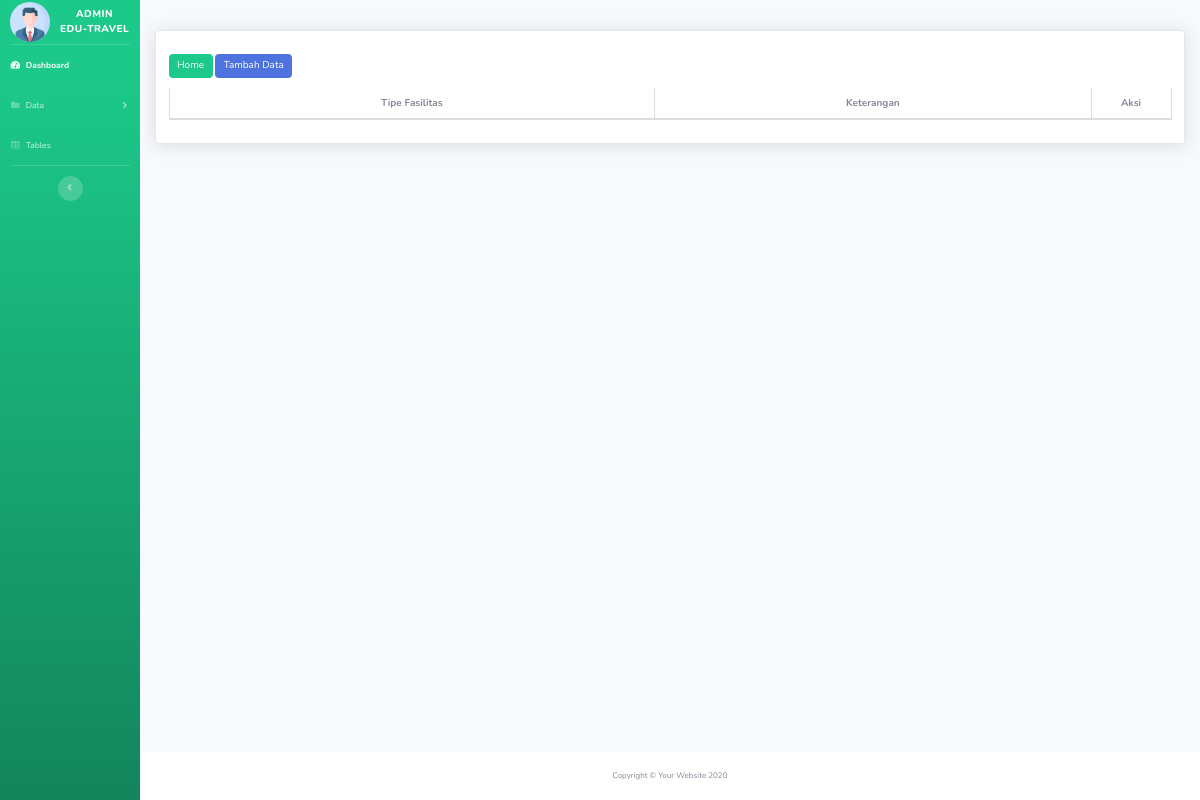
/travelling/admin_page/fasilitas/fasilitas.php, run on an earlier commit of the app's database.
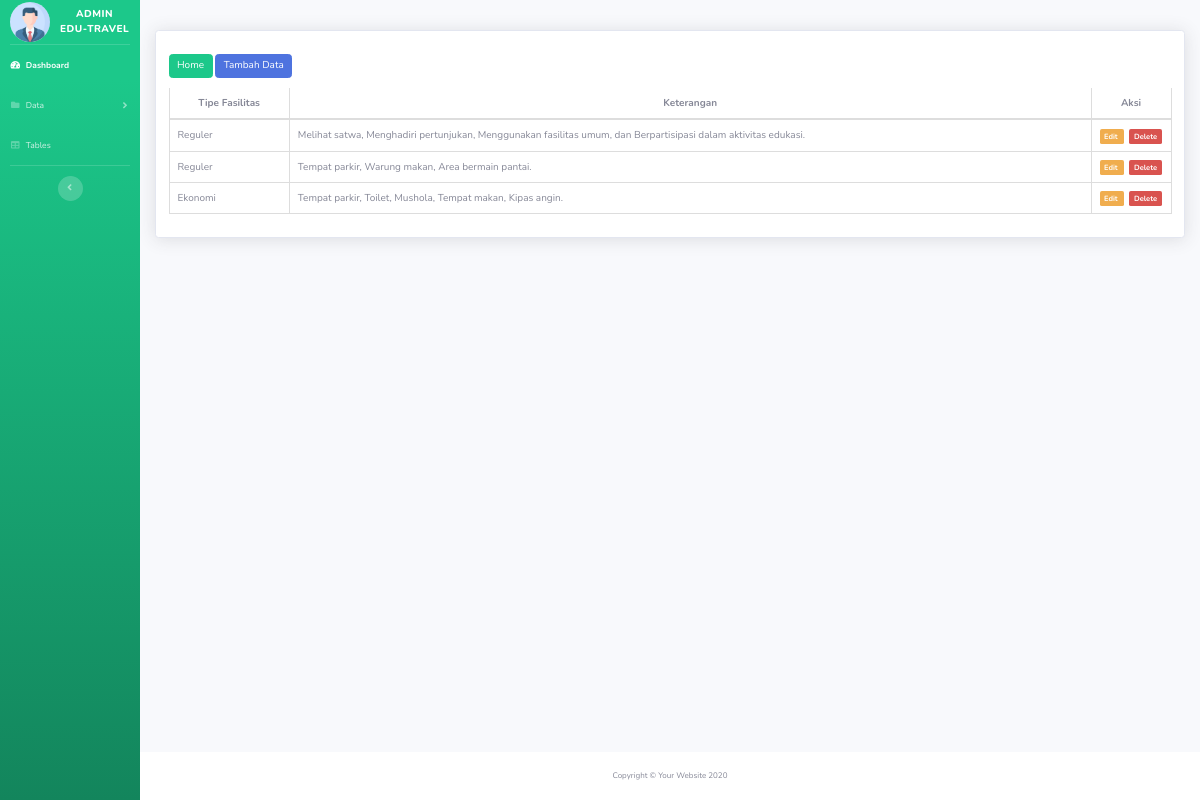
And on a later commit of the database.
### tables this page shows
CREATE TABLE `fasilitas` (
  `id_fasilitas` int(11) NOT NULL,
  `tipe` varchar(25) NOT NULL,
  `keterangan` varchar(500) NOT NULL
);

### travelling/admin_page/fasilitas/fasilitas.php (the view, shortened to what this page needs)
<!DOCTYPE html>
<html lang="en">
<head>
    <link href="vendor/fontawesome-free/css/all.min.css" rel="stylesheet" type="text/css">
    <link rel="stylesheet" href="https://maxcdn.bootstrapcdn.com/bootstrap/3.4.1/css/bootstrap.min.css">
    <link href="css/sb-admin-2.min.css" rel="stylesheet">
    <link href="vendor/datatables/dataTables.bootstrap4.min.css" rel="stylesheet">
</head>
<body id="page-top">
    <div id="wrapper">
        <ul class="navbar-nav bg-gradient-success sidebar sidebar-dark accordion" id="accordionSidebar">
            <a class="sidebar-brand d-flex align-items-center" href="index.php">
                <img src="img/adminprofile.png" style="width: 40px; border-radius: 50%; margin-right: 10px;">
                <div class="sidebar-brand-text">Admin <br>Edu-Travel</div>
            </a>
            <hr class="sidebar-divider my-0">
            <li class="nav-item active">
                <a class="nav-link" href="../index.php">
                    <i class="fas fa-fw fa-tachometer-alt"></i>
                    <span>Dashboard</span></a>
            </li>
            <li class="nav-item">
                <a class="nav-link collapsed" href="#" data-toggle="collapse" data-target="#collapsePages"
                    aria-expanded="true" aria-controls="collapsePages">
                    <i class="fas fa-fw fa-folder"></i>
                    <span>Data</span>
                </a>
            </li>
            <li class="nav-item">
                <a class="nav-link" href="../tables.php">
                    <i class="fas fa-fw fa-table"></i>
                    <span>Tables</span></a>
            </li>
            <hr class="sidebar-divider d-none d-md-block">
            <div class="text-center d-none d-md-inline">
                <button class="rounded-circle border-0" id="sidebarToggle"></button>
            </div>
        </ul>
        <div id="content-wrapper" class="d-flex flex-column">
            <div id="content">
                <div class="container">
                    <div class="card shadow mb-4 mt-5">
                        <div class="card-body">
                            <div class="table-responsive">
                                <a class="btn btn-success" style="margin-bottom:10px; margin-top:10px" href="../index.php">Home</a>
                                <a class="btn btn-primary" style="margin-bottom:10px; margin-top:10px" href="tambah.php">Tambah Data</a>
                                <table class="table table-bordered" id="dataTable" width="100%" cellspacing="0">
                                    <thead>
                                        <tr style="text-align: center;">
                                            <th>Tipe Fasilitas</th>
                                            <th>Keterangan</th>
                                            <th style="width: 80px;">Aksi</th>
                                        </tr>
                                    </thead>
                                    <tbody>
                                        <?php
                                        require_once '../../koneksi.php';
                                        $sql = "SELECT * FROM fasilitas";
                                        $query = mysqli_query($koneksi, $sql);
                                        while ($data = mysqli_fetch_array($query)) {
                                            ?>
                                            <tr>
                                                <td>
                                                    <?= $data['tipe']; ?>
                                                </td>
                                                <td>
                                                    <?= $data['keterangan']; ?>
                                                </td>
                                                <td>
                                                    <a href="edit.php?id_customer=<?php echo $data["id_customer"] ?>"
                                                        class="label label-warning"> Edit
                                                    </a>
                                                    <a href="hapus.php?id_customer=<?php echo $data["id_customer"] ?>"
                                                        class="label label-danger"> Delete
                                                    </a>
                                                </td>
                                            </tr>
                                        <?php } ?>
                                    </tbody>
                                </table>
                            </div>
                        </div>
                    </div>
                </div>
            </div>
            <footer class="sticky-footer bg-white">
                <div class="container my-auto">
                    <div class="copyright text-center my-auto">
                        <span>Copyright &copy; Your Website 2020</span>
                    </div>
                </div>
            </footer>
        </div>
    </div>
</body>
</html>

What changed in the data, as far as the page shows it:
added fasilitas: tipe "Reguler", keterangan "Melihat satwa, Menghadiri pertunjukan, Menggunakan fasilitas umum, dan Berpartisipasi dalam aktivitas edukasi."
added fasilitas: tipe "Reguler", keterangan "Tempat parkir, Warung makan, Area bermain pantai."
added fasilitas: tipe "Ekonomi", keterangan "Tempat parkir, Toilet, Mushola, Tempat makan, Kipas angin."
